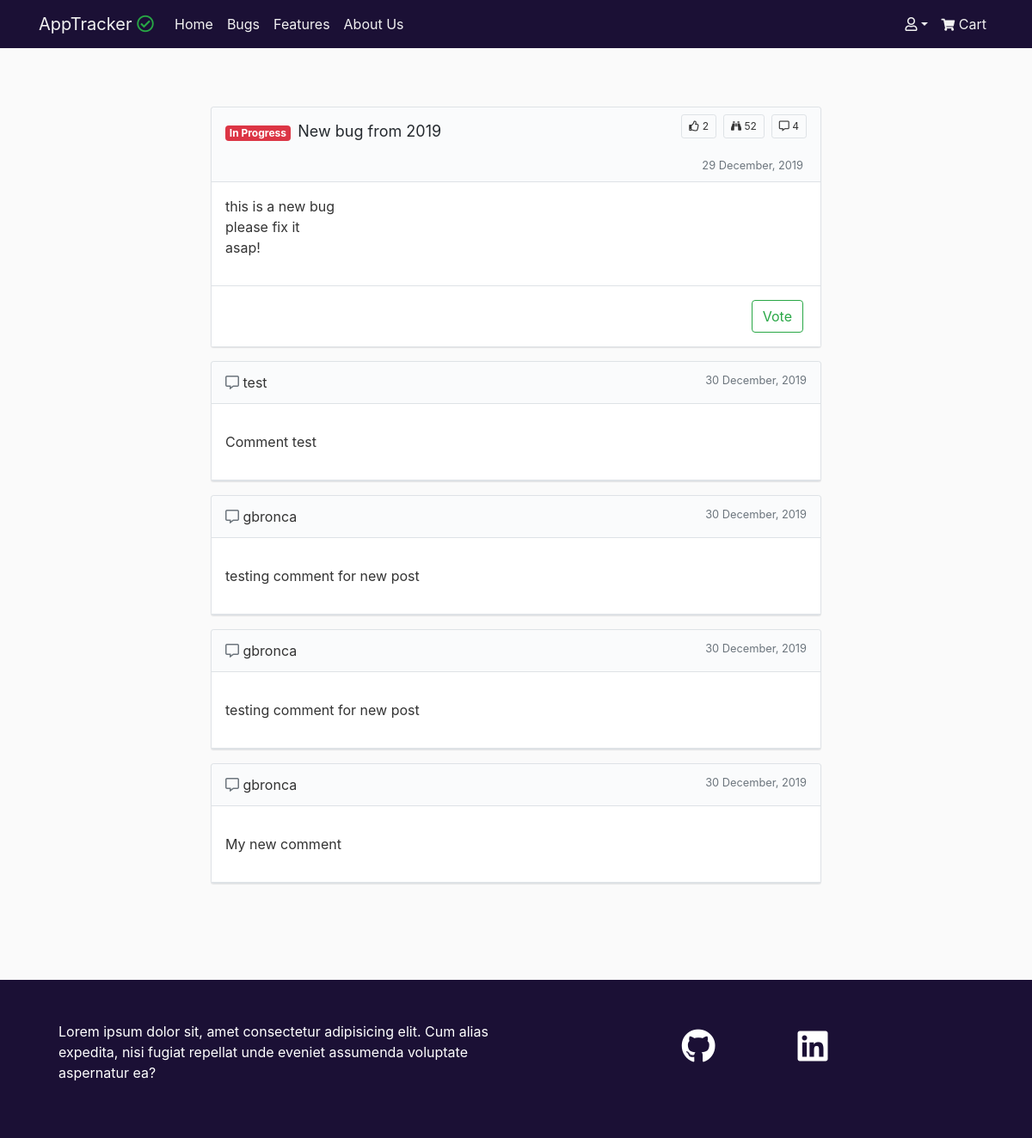
/tickets/detail/6/, run on the app's committed database.
### tickets/models.py (models this page shows, shortened)
class Ticket(models.Model):
    STATUS = (
        ('In Progress', 'In Progress'),
        ('Completed', 'Completed'),
        ('Pending', 'Pending')
    )
    ISSUE = (
        ('Bug', 'Bug'),
        ('Feature', 'Feature')
    )
    title = models.CharField(max_length=75)
    description = models.TextField()
    date_posted = models.DateTimeField(default=timezone.now)
    username = models.ForeignKey(User, on_delete=models.CASCADE)
    status = models.CharField(max_length=20, choices=STATUS,default='Pending')
    issue = models.CharField(max_length=20, choices=ISSUE, default='Bug')
    upvotes = models.PositiveIntegerField(default=0)
    views = models.PositiveIntegerField(default=0)

class Comments(models.Model):
    ticket = models.ForeignKey(Ticket, on_delete=models.CASCADE, null=True, related_name='comments')
    username = models.ForeignKey(User, on_delete=models.CASCADE, blank=False, null=False)
    comment = models.TextField(null=False, blank=False)
    date_created = models.DateTimeField(default=timezone.now)
    date_updated = models.DateTimeField(auto_now=True)

### tickets/views.py (the view)
# urls.py: path('detail/<int:pk>/', views.TicketDetailView.as_view(), name='detail'),
class TicketDetailView(DetailView):
    model = Ticket
    def get_object(self, queryset=None):
        obj = super().get_object()
        obj.views += 1
        obj.save()
        return obj

### cart/context.py (called while the page is built, shortened)
def cart_contents(request):
    price = 10
    total = 0
    tickets_count = 0
    cart = request.session.get('cart', {})
    cart_items = []
    upvote_list = []
    return {'tickets_count': tickets_count,
            'cart_items': cart_items,
            'total': total,
            'upvote_list': upvote_list}

### tickets/templates/tickets/ticket_detail.html (shortened to what this page needs)
{% extends 'base.html' %}
{% block content %}
    <div class="col-12 col-sm-10 col-lg-8 mx-auto mt-5 pt-1 mb-2">
        <article class="border border-color-faded rounded-sm my-3 box-shadow bg-gray-light">
            <div class="px-3">
                <div class="d-flex justify-content-between my-1">
                    <div class="d-flex flex-grow-1 flex-shrink-1 ">
                        <h2><span
                                class="badge badge-secondary badge-ticket badge-ticket-{{ ticket.status|lower|cut:' ' }}">{{ object.status }}
                            </span>
                            <span class="text-decoration-none header-normal">{{ object.title }}</span></h2>
                    </div>
                    <div class="d-flex align-self-start ml-3 my-1">
                        <div class="border border-color-faded rounded-sm py-1 px-2 ml-2 badge-ticket"><i class="far fa-thumbs-up"></i>  {{ object.upvotes }}</div>
                        <div class="border border-color-faded rounded-sm py-1 px-2 ml-2 badge-ticket"><i class="fas fa-binoculars"></i>  {{ object.views }}</div>
                        <div class="border border-color-faded rounded-sm py-1 px-2 ml-2 badge-ticket"><i class="far fa-comment-alt"></i>  {{ object.comments.count }}</div>
                    </div>
                </div>
            </div>
            <div class="pb-1">
                <div class="px-3">
                    <div class="d-flex justify-content-between py-1 px-1">
                        <div class="d-flex flex-grow-1 flex-shrink-1">
                        </div>
                        <div class="d-flex align-self-start">
                            <small class="text-muted">{{ object.date_posted|date:"d F, Y" }}</small>
                        </div>
                    </div>
                </div>
            </div>
            <div class="border-bottom border-top bg-white">
                <div class="p-3">
                    <div class="">{{ object.description|safe|linebreaks }}</div>
                </div>
            </div>
            <div class="bg-white d-flex flex-row justify-content-between">
                <div class="m-3 justify-content-end">
                    {% if object.username == user %}
                        <a class="btn btn-outline-secondary mx-1" href="{% url 'tickets:update' object.id %}">Update</a>
                        <a class="btn btn-outline-danger" href="{% url 'tickets:delete' object.id %}">Delete</a>
                    {% else %}
                        {% if object.issue == 'Bug' %}
                            <a class="btn btn-outline-success mx-1" href="{% url 'tickets:vote' pk=object.id %}">Vote</a>
                        {% else %}
                            <a class="btn btn-success mx-1" href="{% url 'cart:add' id=object.id %}">Add to Cart</a>
                        {% endif %}
                    {% endif %}
                </div>
            </div>
        </article>
    </div>
    <div class="col-12 col-sm-10 col-lg-8 mx-auto mt-3 mb-5 pb-5">
        {% for comment in object.comments.all %}
            <article class="border border-color-faded rounded-sm my-3 box-shadow bg-gray-light">
                <div class="px-3 py-2">
                    <div class="d-flex justify-content-between my-1">
                        <div class="d-flex flex-grow-1 flex-shrink-1 ">
                            <div class="d-flex flex-grow-1 flex-shrink-1">
                                <div class="mr-2"><span class="text-secondary"><i class="far fa-comment-alt"></i></span> {{ comment.username }}</div>
                            </div>
                            <div class="d-flex justify-content-end">
                                <small class="text-muted">{{ comment.date_created|date:"d F, Y" }}</small>
                            </div>
                        </div>
                    </div>
                </div>
                <div class="border-bottom border-top bg-white">
                    <div class="p-3">
                        <p class="text-dark">{{ comment.comment|safe|linebreaks }}</p>
                    </div>
                </div>
            </article>
        {% empty %}
            <p>No comments posted.</p>
        {% endfor %}
    </div>
{% endblock %}

### static/css/style.css (style rules this page uses)
body { background: #fafafa; color: #333333; }
h1, h2, h3, h4, h5, h6 { color: #444444; }
a { color: #444444; }
a, a:hover { text-decoration: none; }
.border-color-faded { border: 1px solid #dddddd; }
.bg-gray-light { background-color: #fafbfc; }
.box-shadow { box-shadow: 0 1px 1px rgba(27, 31, 35, .1); }
.badge-ticket { font-size: 12px; }
.badge-ticket-inprogress { color: #ffffff; background-color: #dc3545; }
.header-normal { font-weight: 400; font-size: 18px; color: #24292e; }

### data on the page
Ticket: status "In Progress", title "New bug from 2019", upvotes "2", views "52", comments.count "4", date_posted "29 December, 2019", description "this is a new bug please fix it asap!"
Comments: username "test", date_created "30 December, 2019", comment "Comment test"
Comments: username "gbronca", date_created "30 December, 2019", comment "testing comment for new post"
Comments: username "gbronca", date_created "30 December, 2019", comment "testing comment for new post"
Comments: username "gbronca", date_created "30 December, 2019", comment "My new comment"
